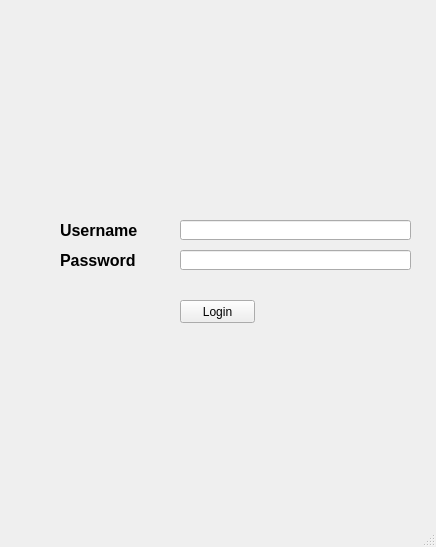
<?xml version="1.0" encoding="UTF-8"?>
<ui version="4.0">
 <class>MainWindow</class>
 <widget class="QMainWindow" name="MainWindow">
  <property name="geometry">
   <rect>
    <x>0</x>
    <y>0</y>
    <width>436</width>
    <height>547</height>
   </rect>
  </property>
  <property name="minimumSize">
   <size>
    <width>436</width>
    <height>547</height>
   </size>
  </property>
  <property name="maximumSize">
   <size>
    <width>436</width>
    <height>547</height>
   </size>
  </property>
  <property name="windowTitle">
   <string>Login</string>
  </property>
  <widget class="QWidget" name="centralwidget">
   <widget class="QLabel" name="label">
    <property name="geometry">
     <rect>
      <x>60</x>
      <y>220</y>
      <width>81</width>
      <height>20</height>
     </rect>
    </property>
    <property name="font">
     <font>
      <pointsize>12</pointsize>
      <weight>75</weight>
      <bold>true</bold>
     </font>
    </property>
    <property name="text">
     <string>Username</string>
    </property>
   </widget>
   <widget class="QLabel" name="label_2">
    <property name="geometry">
     <rect>
      <x>60</x>
      <y>250</y>
      <width>101</width>
      <height>20</height>
     </rect>
    </property>
    <property name="font">
     <font>
      <pointsize>12</pointsize>
      <weight>75</weight>
      <bold>true</bold>
     </font>
    </property>
    <property name="text">
     <string>Password</string>
    </property>
   </widget>
   <widget class="QLineEdit" name="user">
    <property name="geometry">
     <rect>
      <x>180</x>
      <y>220</y>
      <width>231</width>
      <height>20</height>
     </rect>
    </property>
   </widget>
   <widget class="QLineEdit" name="password">
    <property name="geometry">
     <rect>
      <x>180</x>
      <y>250</y>
      <width>231</width>
      <height>20</height>
     </rect>
    </property>
    <property name="echoMode">
     <enum>QLineEdit::Password</enum>
    </property>
   </widget>
   <widget class="QPushButton" name="ButtonLogin">
    <property name="geometry">
     <rect>
      <x>180</x>
      <y>300</y>
      <width>75</width>
      <height>23</height>
     </rect>
    </property>
    <property name="text">
     <string>Login</string>
    </property>
   </widget>
   <widget class="QLabel" name="label_3">
    <property name="geometry">
     <rect>
      <x>270</x>
      <y>30</y>
      <width>151</width>
      <height>101</height>
     </rect>
    </property>
    <property name="styleSheet">
     <string notr="true">border-image: url(:/your-logo-here2.png);</string>
    </property>
    <property name="text">
     <string/>
    </property>
   </widget>
  </widget>
  <widget class="QMenuBar" name="menubar">
   <property name="geometry">
    <rect>
     <x>0</x>
     <y>0</y>
     <width>436</width>
     <height>22</height>
    </rect>
   </property>
  </widget>
  <widget class="QStatusBar" name="statusbar"/>
 </widget>
 <resources>
  <include location="imagesqt.qrc"/>
 </resources>
 <connections/>
</ui>
